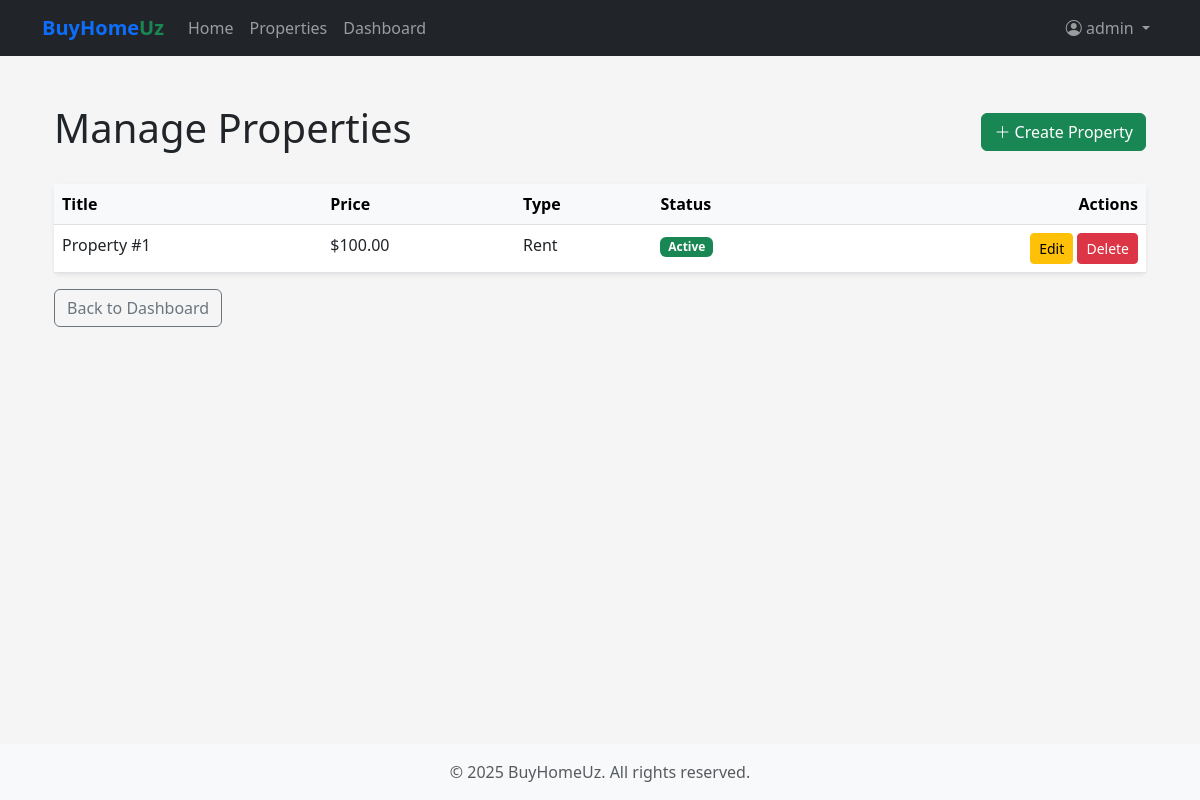
The app's page /properties/manage/ (signed in) with its own data.
### properties/models.py (models this page shows, shortened)
class Property(models.Model):
    LISTING_TYPE_CHOICES = (
        ('sale','Sale'),
        ('rent','Rent')
    )
    title = models.CharField(max_length=255)
    price = models.DecimalField(max_digits=20, decimal_places=2)
    listing_type = models.CharField(max_length=10, choices=LISTING_TYPE_CHOICES)
    district = models.CharField(max_length=100)
    street = models.CharField(max_length=100)
    house_number = models.CharField(max_length=20)
    beds = models.IntegerField()
    bathrooms = models.IntegerField()
    area_sqm = models.DecimalField(max_digits=10, decimal_places=2)
    description = models.TextField(null=True, blank=True)
    created_on = models.DateTimeField(default=timezone.now)
    provider_name = models.CharField(max_length=100)
    created_by = models.ForeignKey(
        settings.AUTH_USER_MODEL,
        on_delete=models.CASCADE,
        related_name='properties_createdby'
    )
    updated_by = models.ForeignKey(
        settings.AUTH_USER_MODEL,
        on_delete=models.CASCADE,
        related_name='properties_updatedby'
    )
    image = models.ImageField(upload_to='property_images', blank=True)
    is_active = models.BooleanField(default=True)
    class Meta:
        verbose_name_plural = "Properties"

### properties/views.py (the view)
# urls.py: path('manage/', views.manage_list, name="manage_list"),
@permission_required('properties.view_property', raise_exception=True)
def manage_list(request):
    properties = Property.objects.all()
    return render(request, 'properties/manage_list.html', {'properties': properties})

### properties/templates/properties/manage_list.html (shortened to what this page needs)
{% extends 'base.html' %}
{% block content %}
<div class="container mt-4">
    <div class="d-flex justify-content-between align-items-center mb-4">
        <h1>Manage Properties</h1>
        <a href="{% url 'properties:create' %}" class="btn btn-success">
            <i class="bi bi-plus-lg"></i> Create Property
        </a>
    </div>
    <div class="card shadow-sm">
        <div class="card-body p-0">
            <table class="table table-hover mb-0">
                <thead class="table-light">
                    <tr>
                        <th>Title</th>
                        <th>Price</th>
                        <th>Type</th>
                        <th>Status</th>
                        <th class="text-end">Actions</th>
                    </tr>
                </thead>
                <tbody>
                    {% for property in properties %}
                    <tr>
                        <td>{{ property.title }}</td>
                        <td>${{ property.price }}</td>
                        <td>{{ property.get_listing_type_display }}</td>
                        <td>
                            {% if property.is_active %}
                                <span class="badge bg-success">Active</span>
                            {% else %}
                                <span class="badge bg-secondary">Inactive</span>
                            {% endif %}
                        </td>
                        <td class="text-end">
                            <a href="{% url 'properties:edit' property.pk %}" class="btn btn-sm btn-warning">
                                Edit
                            </a>
                            <a href="{% url 'properties:delete' property.pk %}" class="btn btn-sm btn-danger"
                               onclick="return confirm('Delete property {{ property.title }}?')">
                                Delete
                            </a>
                        </td>
                    </tr>
                    {% empty %}
                    <tr>
                        <td colspan="5" class="text-center text-muted py-4">No properties found.</td>
                    </tr>
                    {% endfor %}
                </tbody>
            </table>
        </div>
    </div>
    <div class="mt-3">
        <a href="{% url 'accounts:dashboard' %}" class="btn btn-outline-secondary">Back to Dashboard</a>
    </div>
</div>
{% endblock %}

### templates/nav.html (shortened to what this page needs)
<nav class="navbar navbar-expand-lg navbar-dark bg-dark">
    <div class="container">
        <a class="navbar-brand" href="{% url 'home' %}"><span class="fw-bold text-primary">BuyHome</span><span class="fw-bold text-success">Uz</span></a>
        <div class="collapse navbar-collapse" id="navbarNav">
            <ul class="navbar-nav me-auto">
                <li class="nav-item">
                    <a class="nav-link" href="{% url 'home' %}">Home</a>
                </li>
                <li class="nav-item">
                    <a class="nav-link" href="{% url 'properties:listing' %}">Properties</a>
                </li>
                {% if perms.auth.view_user or perms.auth.view_group or perms.properties.view_property %}
                <li class="nav-item">
                    <a class="nav-link" href="{% url 'accounts:dashboard' %}">Dashboard</a>
                </li>
                {% endif %}
            </ul>
            <ul class="navbar-nav ms-auto">
                {% if user.is_authenticated %}
                    <li class="nav-item dropdown">
                        <a class="nav-link dropdown-toggle" href="#" id="navbarDropdown" role="button" data-bs-toggle="dropdown" aria-expanded="false">
                            <i class="bi bi-person-circle"></i> {{ user.username }}
                        </a>
                    </li>
                {% endif %}
            </ul>
        </div>
    </div>
</nav>

### static/css/styles.css (style rules this page uses)
body { display: flex; flex-direction: column; min-height: 100vh; background-color: #f5f5f5; }
.card { border: none; }

### records on screen
Property: title "Property #1", price "100.00", listing_type "Rent", is_active "Active"

### other values on screen
{{ user.username }} "admin"
